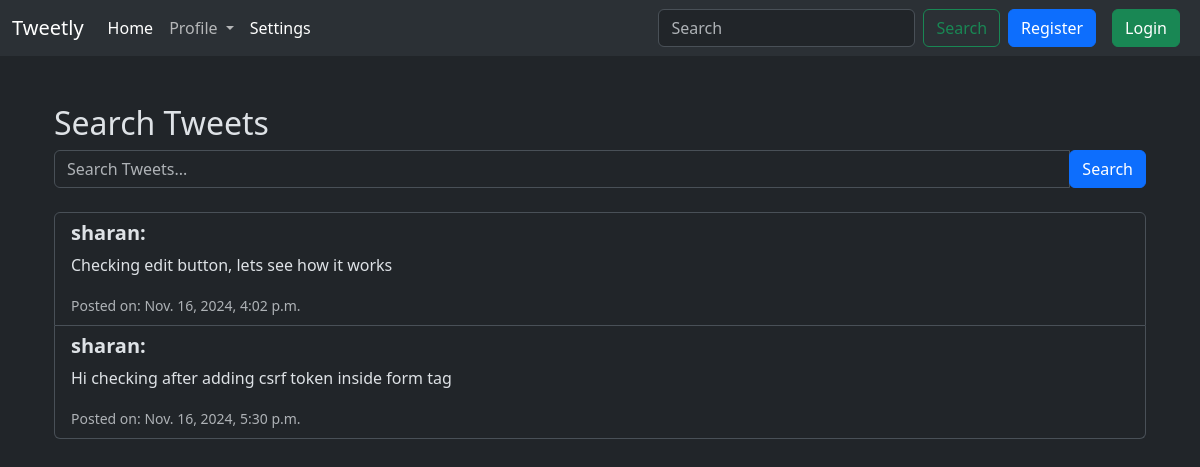
Before: /tweet/search/ with the older database file.
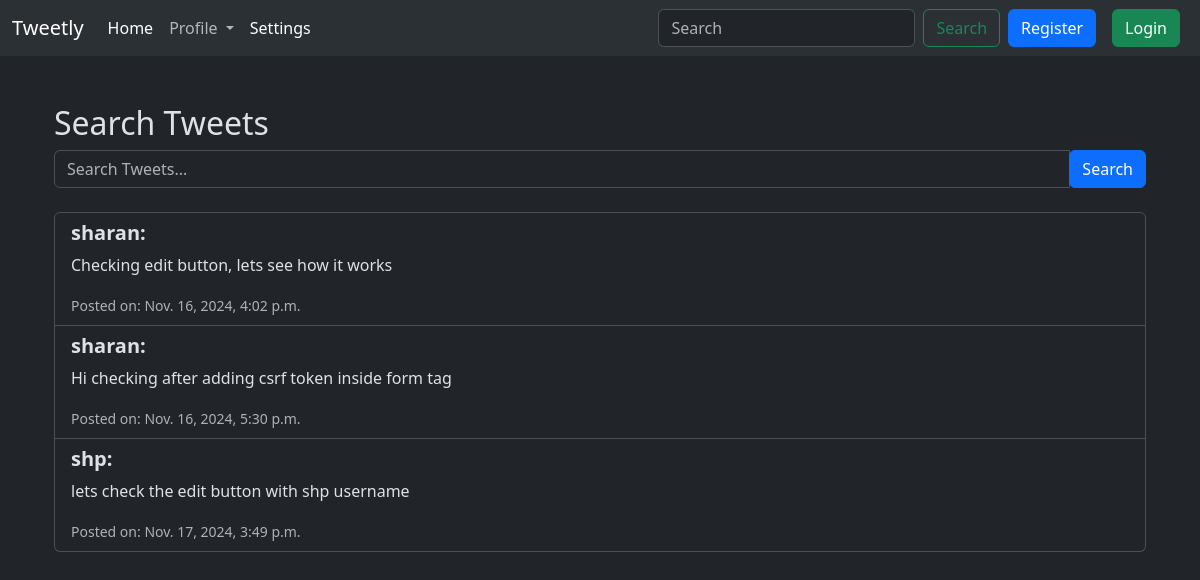
After: the same page with the newer database file.
### tweet/models.py (models this page shows, shortened)
class Tweet(models.Model):
    user = models.ForeignKey(User, on_delete=models.CASCADE)
    text = models.TextField(max_length=240)
    photo = models.ImageField(upload_to='photos/', blank=True, null=True)
    created_at = models.DateTimeField(auto_now_add=True)
    updated_at = models.DateTimeField(auto_now=True)

### tweet/views.py (the view)
# urls.py: path('search/', views.tweets_search, name='tweets_search'),
def tweets_search(request):
    query = request.GET.get('q', '')  # Get the search query from the URL (default is an empty string)
    tweets = Tweet.objects.all()
    if query:
        tweets = tweets.filter(
            Q(text__icontains=query)
        )
    form = SearchForm()
    return render(request, 'tweet_search.html', {'form': form, 'tweets': tweets})

### tweet/forms.py
class SearchForm(forms.Form):
    query = forms.CharField(label='Search', max_length=100)

### tweet/templates/tweet_search.html
{% extends "layout.html" %} {% block content %}
<div class="container mt-5">
  <h2>Search Tweets</h2>
  <form method="get" action="{% url 'tweets_search' %}" class="mb-4">
    <div class="input-group">
      <input
        type="text"
        name="q"
        value="{{ request.GET.q }}"
        class="form-control"
        placeholder="Search Tweets..."
        aria-label="Search"
      />
      <div class="input-group-append">
        <button type="submit" class="btn btn-primary">Search</button>
      </div>
    </div>
  </form>
  {% if tweets %}
  <ul class="list-group">
    {% for tweet in tweets %}
    <li class="list-group-item">
      <h5><strong>{{ tweet.user }}:</strong></h5>
      <p>{{ tweet.text }}</p>
      <small class="text-muted">Posted on: {{ tweet.created_at }}</small>
    </li>
    {% endfor %}
  </ul>
  {% else %}
  <p class="alert alert-info">No tweets found.</p>
  {% endif %}
</div>
{% endblock content %}

Changed rows visible on the page:
added Tweet: user "shp", text "lets check the edit button with shp username", created_at "Nov. 17, 2024, 3:49 p.m."
